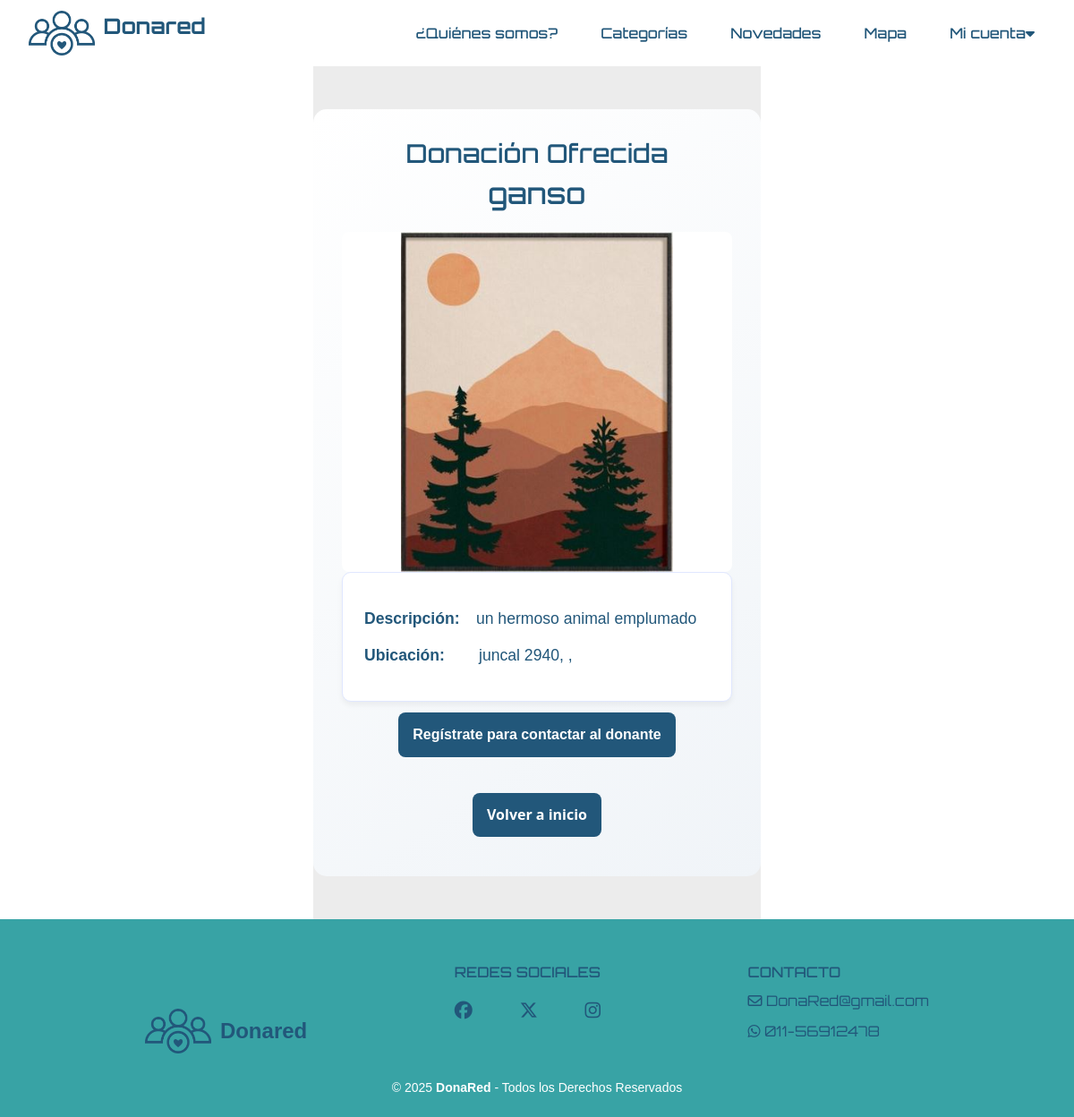
Page /24/ on the committed database.
### donaredapp/models.py (models this page shows, shortened)
class Item(models.Model):
    nombre = models.CharField(max_length=100)
    descripcion = models.TextField()
    categoria = models.ForeignKey(Categoria, on_delete=models.CASCADE)
    fecha_creacion = models.DateTimeField(auto_now_add=True)
    usuario = models.ForeignKey(
        User,
        on_delete=models.CASCADE,
        related_name='items',
        null=True,
    )
    imagen = models.ImageField(upload_to='items/', null=True, blank=True, default='items/sin_imagen.png')
    domicilio = models.CharField(max_length=255, null=True, blank=True)
    activo = models.BooleanField(default=True)
    latitude = models.DecimalField(max_digits=9, decimal_places=6, null=True, blank=True)
    longitude = models.DecimalField(max_digits=9, decimal_places=6, null=True, blank=True)

### donaredapp/views.py (the view, shortened to what this page needs)
# urls.py: path('<int:item_id>/', views.tarjeta, name='tarjeta'),
def tarjeta(request, item_id):
    storage = messages.get_messages(request)
    for _ in storage:
        pass  # just iterating over them clears them
    try:
        item = Item.objects.get(pk=item_id, activo=True)
    except Item.DoesNotExist:
        raise Http404("No se encontró el item con ID %s." % item_id)
    solicitud_aceptada = False
    has_solicitud = False
    context = {
        'item': item,
        'solicitud_aceptada': solicitud_aceptada,
        'has_solicitud': has_solicitud,
    }
    return render(request, "donaredapp/tarjeta.html", context)

### donaredapp/templates/donaredapp/tarjeta.html (shortened to what this page needs)
{% extends 'donaredapp/base.html' %}
{% load static %}
{% block content %}
<main class="container py-5">
    <div class="item-detalle">
        <div class="item-header">
            <h2>Donación Ofrecida</h2>
        </div>
        {% if item %}
            <h2 class="text-center mb-4">{{ item.nombre }}</h2>
            {% if item.imagen %}
            <div class="item-imagen">
                <img src="{{ item.imagen.url }}" alt="Imagen de {{ item.nombre }}" class="img-fluid">
            </div>
            {% endif %}
            <div class="item-info">
                <p><strong>Descripción:</strong> {{ item.descripcion }}</p>
                <p class="domicilio-simplificado">
                    <strong>Ubicación:</strong>
                    {% with domicilio_parts=item.domicilio.split %}
                        {{ domicilio_parts.0 }} {{ domicilio_parts.1 }}, {{ domicilio_parts.2 }}, {{ domicilio_parts.3 }}
                    {% endwith %}
                </p>
            </div>
            <div class="btn-container">
                {% if user.is_authenticated %}
                    {% if user == item.usuario %}
                    <a href="{% url 'donaredapp:editar_item' item_id=item.id %}" class="btn btn-outline-primary">Editar</a>
                    <a href="{% url 'donaredapp:ocultar_item' item_id=item.id %}" class="btn btn-outline-danger">Dar de baja</a>
                    {% else %}
                        {% if user.profile.validado and not has_solicitud %}
                        <a href="{% url 'donaredapp:pedir' item_id=item.id %}" class="btn btn-primary">Contactar donante</a>
                        {% endif %}
                        {% if solicitud_aceptada %}
                        <p class="text-center w-100"><strong>Domicilio de entrega:</strong> {{ item.domicilio }}</p>
                        {% elif not user.profile.validado %}
                        <p class="text-center w-100">Necesitas validar tu cuenta para contactar al donante</p>
                        {% endif %}
                    {% endif %}
                {% else %}
                <p class="text-center w-100">
                    <a href="{% url 'donaredapp:registro' %}" class="btn btn-primary">Regístrate para contactar al donante</a>
                </p>
                {% endif %}
            </div>
        {% else %}
            <p class="text-center">No existe ese item.</p>
        {% endif %}
        <div class="btn-container">
            <a href="{% url 'donaredapp:index' %}" class="btn btn-primary">Volver a inicio</a>
        </div>
    </div>
</main>
{% endblock %}

### donaredapp/static/donaredapp/style.css (style rules this page uses)
html, body { max-width: 100vw; overflow-x: hidden; }
body { background-color: #ffffff; color: #22577A; margin: 0 ; padding: 0; box-sizing: border-box; }
h1, h2, h3 { font-family: 'Orbitron', sans-serif; }
p { font-family: 'helvetica', sans-serif; }
a { text-decoration: none; color: inherit; }
.container, .py-5 { max-width: 500px; display: flex; flex-wrap: wrap; justify-content: center; align-items: flex-start; padding: 2rem 0; background: #ececec; }
.item-detalle { max-width: 800px; padding: 2rem; background: linear-gradient(145deg, #ffffff, #f0f4f8); border-radius: 15px; transition: transform 0.3s ease, box-shadow 0.3s ease; }
.item-header h2, .item-info h2, .donante-info h3 { color: #22577A; font-size: 1.8rem; text-align: center; }
.item-imagen img { max-width: 100%; width: 600px; height: 380px; object-fit: contain; background: #fff; border-radius: 8px; transition: transform 0.3s ease; display: inline-block; }
.item-info, .donante-info { background: #ffffff; padding: 1.5rem; border-radius: 10px; box-shadow: 0 4px 6px rgba(0, 0, 0, 0.05); border: 1px solid #e0e7ff; }
.item-info p, .donante-info p { margin: 0.8rem 0; color: #22577A; font-size: 1.1rem; line-height: 1.6; }
.item-info strong, .donante-info strong { color: #22577A; font-weight: 600; display: inline-block; min-width: 120px; }
.btn-container { display: flex; gap: 1rem; justify-content: center; flex-wrap: wrap; }
.btn { padding: 0.8rem 1.5rem; border-radius: 8px; font-weight: 600; transition: all 0.3s ease; text-decoration: none; display: inline-block; }
.btn-primary, .btn-outline-primary { background: #22577A; color: white; }
.domicilio-simplificado { display: flex; align-items: center; gap: 0.5rem; color: #22577A; }
.btn-primary { background-color: #22577A; color: #fff; border: none; padding: 10px 28px; border-radius: 4px; font-size: 1rem; font-weight: bold; margin-top: 12px; transition: background 0.2s, color 0.2s; }
.btn { padding: 0.8rem 1rem; border-radius: 8px; font-weight: 600; transition: all 0.3s ease; text-decoration: none; display: inline-block; cursor: pointer; border: none; margin: 12px 0; }
.btn-primary { background-color: #22577A; color: white; }

### rows in the picture
Item: nombre "ganso", imagen (picture), descripcion "un hermoso animal emplumado"

### other values in the picture
{{ domicilio_parts.0 }} "juncal"
{{ domicilio_parts.1 }} "2940"
